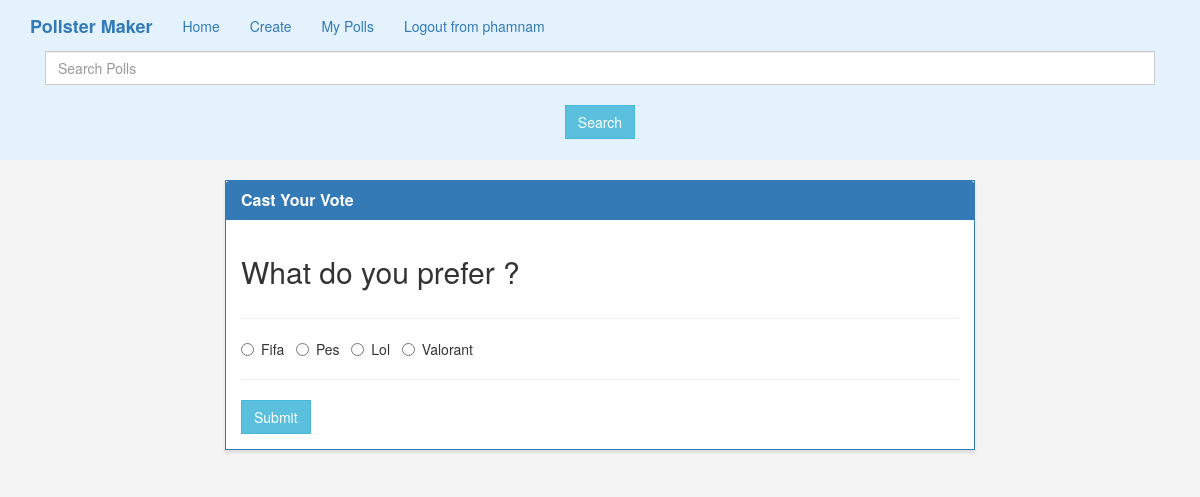
Screenshot of /vote/15/ (signed in) with the database file from the repository.
### polls/models.py (models this page shows, shortened)
class Poll (models.Model):
    question_text = models.TextField(max_length=1000, blank=False, null=False)
    owner = models.IntegerField("Poll Owner", blank=False, default=1)
    op_one = models.CharField(max_length=30, blank=False, null=False)
    op_two = models.CharField(max_length=30, blank=False, null=False)
    op_three = models.CharField(max_length=30, blank=False, null=False)
    op_four = models.CharField(max_length=30, blank=False, null=False)
    op_one_count = models.IntegerField(default=0)
    op_two_count = models.IntegerField(default=0)
    op_three_count = models.IntegerField(default=0)
    op_four_count = models.IntegerField(default=0)

### polls/views.py (the view, shortened to what this page needs)
# urls.py: path('vote/<poll_id>/', views.vote, name='vote'),
def vote(request, poll_id):
    poll = Poll.objects.get(pk=poll_id)
    context = {
        'poll' : poll
    }
    return render(request, 'polls/vote.html', context)

### polls/templates/polls/vote.html (shortened to what this page needs)
{% extends "polls/base.html" %}
{% block main %}
{% if user.is_authenticated %}
<div class="row">
    <div class="col-lg-8 col-lg-offset-2">
        <div class="panel panel-primary">
            <div class="panel-heading">
                <h3 class="panel-title">Cast Your Vote</h3>
            </div>
            <div class="panel-body">
                <div class="row">
                    <div class="col-lg-12">
                        <h2>{{ poll.question_text }}</h2>
                    </div>
                </div>
                <div class="row">
                    <div class="col-lg-12">
                        <hr />
                        <form method="POST">
                            <div class="form-group">
                                <div class="radio">
                                    <label>
                                        <input type="radio" name="poll" value="option1" required>
                                        {{ poll.op_one }}
                                    </label> &nbsp;
                                    <label>
                                        <input type="radio" name="poll" value="option2">
                                        {{ poll.op_two }}
                                    </label> &nbsp;
                                    <label>
                                        <input type="radio" name="poll" value="option3">
                                        {{ poll.op_three }}
                                    </label> &nbsp;
                                    <label>
                                        <input type="radio" name="poll" value="option4">
                                        {{ poll.op_four }}
                                    </label> &nbsp;
                                </div>
                            </div>
                            <hr />
                            <button type="submit" class="btn btn-info">
                                Submit
                            </button>
                        </form>
                    </div>
                </div>
            </div>
        </div>
    </div>
</div>
{% else %}
    <h1>Sorry, Please Logged In to vote this poll</h1>
    <strong><a href="{% url 'login' %}">Log in Here</a></strong>
    <br/>
    If you haven't had an account, please <strong><a href="{% url 'register' %}">Register Here</a></strong>
{%endif%}
{% endblock %}

### polls/templates/polls/base.html (shortened to what this page needs)
{% load static %}
<!DOCTYPE html>
<html lang="en">
	<head>
		<link rel="stylesheet" href="https://maxcdn.bootstrapcdn.com/bootstrap/3.3.7/css/bootstrap.min.css">
		<link rel="stylesheet" type="text/css" href="{% static 'style.css' %}" />
	</head>
	<body>
		<nav class="navbar navbar-light" style="background-color: #e3f2fd;" role="navigation">
			<div class="container">
				<div class="navbar-header">
					<a class="navbar-brand" href="{% url 'home' %}">Pollster Maker</a>
				</div>
				<div class="collapse navbar-collapse navbar-ex1-collapse">
					<ul class="nav navbar-nav">
						<li><a href="{% url 'home' %}">Home</a></li>
						<li><a href="{% url 'create' %}">Create</a></li>
						{% if user.is_authenticated %}
							<li><a href="{% url 'my-polls' %}">My Polls</a></li>
							<li><a href="{% url 'logout' %}">Logout from {{user}}</a></li>
						{% else %}
							<li><a href="{% url 'login' %}">Login</a></li>
							<li><a href="{% url 'register' %}">Register</a></li>
						{% endif %}
					</ul>
					<form class="d-flex" role="search" method=POST action="{% url 'search-polls' %}">
        				<input class="form-control me-2" type="search" placeholder="Search Polls" aria-label="Search" name="searched">
						<br/>
					  <div>
						  <center>
						  	<button class="btn btn-info" type="submit">Search</button>
						  </center>
						  <br>
					  </div>
      				</form>
				</div>
			</div>
		</nav>
		<div class="container">
			{% block main %}{% endblock %}
		</div>
	</body>
</html>

### polls/static/style.css (style rules this page uses)
.navbar-default, .btn, .form-control, .panel { border-radius: 0; }
.panel { box-shadow: 0px 3px 3px 0px #ddd; }
a.navbar-brand, .panel-title { font-weight: bolder; }

### polls/templates/polls/base.html (style rules this page uses)
body { background: #f4f4f4 }

### rows the page displays
Poll: question_text "What do you prefer ?", op_one "Fifa", op_two "Pes", op_three "Lol", op_four "Valorant"

### other values shown
{{ user }} "phamnam"
